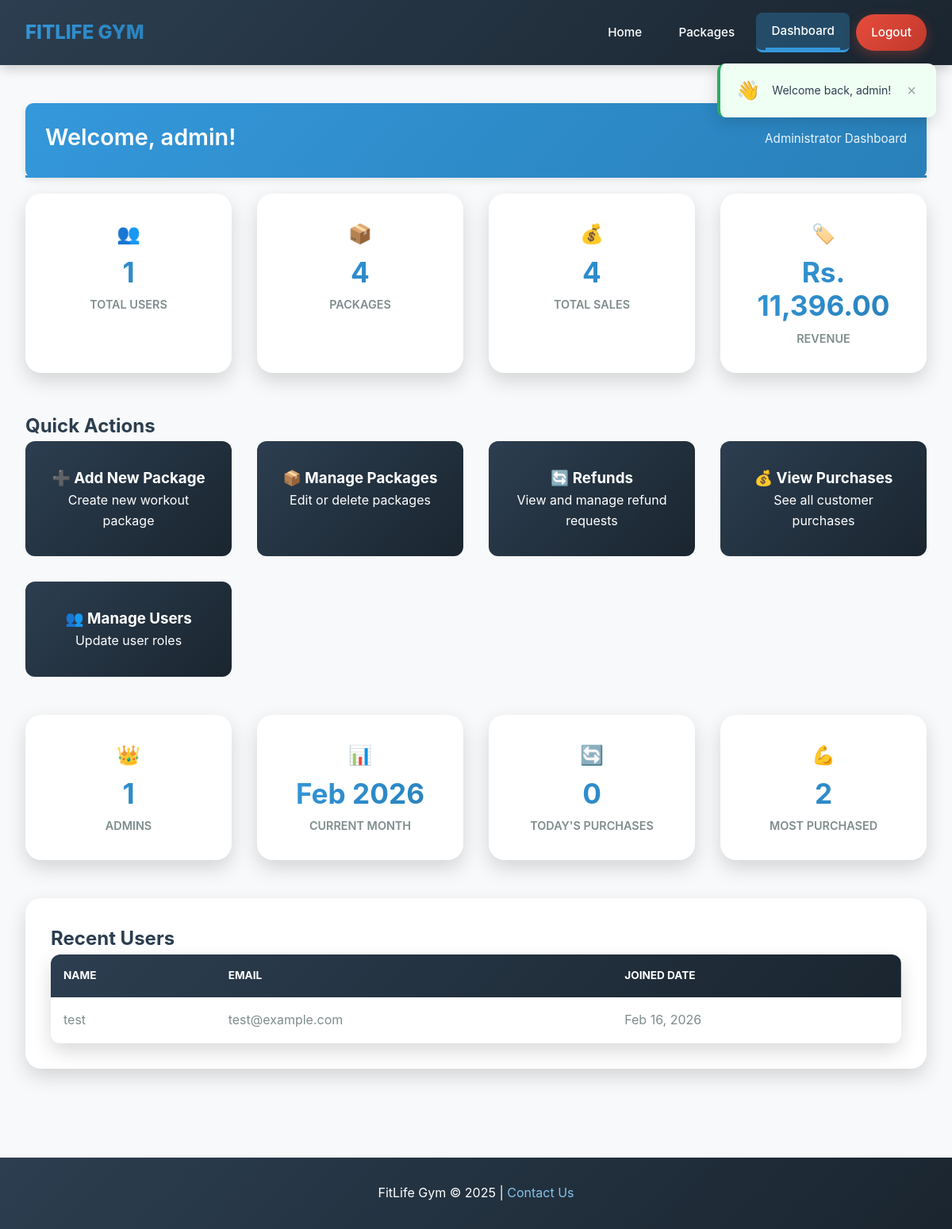
The app's page /admin/dashboard.php (signed in) with its own data.
### tables this page shows
CREATE TABLE `users` (
  `id` int(11) NOT NULL,
  `full_name` varchar(100) NOT NULL,
  `email` varchar(100) NOT NULL,
  `phone` varchar(15) DEFAULT NULL,
  `password` varchar(255) NOT NULL,
  `created_at` timestamp NOT NULL DEFAULT current_timestamp(),
  `role` enum('user','admin') DEFAULT 'user'
);

### admin/dashboard.php (the view, shortened to what this page needs)
<?php
require_once '../includes/database.php';
try {
    $stmt = $pdo->query("SELECT COUNT(*) as total_users FROM users WHERE role = 'user'");
    $total_users = $stmt->fetch()['total_users'];
    $stmt = $pdo->query("SELECT COUNT(*) as total_packages FROM packages");
    $total_packages = $stmt->fetch()['total_packages'];
    $stmt = $pdo->query("SELECT COUNT(*) as total_purchases FROM purchases");
    $total_purchases = $stmt->fetch()['total_purchases'];
    $stmt = $pdo->query("SELECT SUM(amount) as total_revenue FROM purchases");
    $total_revenue = $stmt->fetch()['total_revenue'] ?? 0;
    $stmt = $pdo->query("SELECT full_name, email, created_at FROM users WHERE role = 'user' ORDER BY created_at DESC LIMIT 5");
    $recent_users = $stmt->fetchAll();
    $admin_stmt = $pdo->query("SELECT COUNT(*) as admin_count FROM users WHERE role = 'admin'");
    $admin_count = $admin_stmt->fetch()['admin_count'];
} catch (PDOException $e) {
    $error = "Database error: " . $e->getMessage();
    error_log("Admin dashboard error: " . $e->getMessage());
}
?>
<!DOCTYPE html>
<html>
<head>
    <link rel="stylesheet" href="../css/style.css">
</head>
<body>
    <?php
    include '../includes/navigation.php';
    ?>
    <div class="admin-dashboard">
        <div class="dashboard-header">
            <h1>Welcome, <?php echo htmlspecialchars($_SESSION['user_name'] ?? 'Admin', ENT_QUOTES, 'UTF-8'); ?>!</h1>
            <p>Administrator Dashboard</p>
        </div>
        <div class="stats-grid">
            <div class="stat-card">
                <div class="stat-icon">👥</div>
                <div class="stat-number"><?php echo $total_users ?? 0; ?></div>
                <div class="stat-label">Total Users</div>
            </div>
            <div class="stat-card">
                <div class="stat-icon">📦</div>
                <div class="stat-number"><?php echo $total_packages ?? 0; ?></div>
                <div class="stat-label">Packages</div>
            </div>
            <div class="stat-card">
                <div class="stat-icon">💰</div>
                <div class="stat-number"><?php echo $total_purchases ?? 0; ?></div>
                <div class="stat-label">Total Sales</div>
            </div>
            <div class="stat-card">
                <div class="stat-icon">🏷️</div>
                <div class="stat-number">Rs. <?php echo number_format($total_revenue ?? 0, 2); ?></div>
                <div class="stat-label">Revenue</div>
            </div>
        </div>
        <h2>Quick Actions</h2>
        <div class="action-grid">
            <a href="add-package.php" class="action-card">
                <h3>➕ Add New Package</h3>
                <p>Create new workout package</p>
            </a>
            <a href="manage-packages.php" class="action-card">
                <h3>📦 Manage Packages</h3>
                <p>Edit or delete packages</p>
            </a>
            <a href="refund-requests.php" class="action-card">
                <h3>🔄 Refunds</h3>
                <p>View and manage refund requests</p>
            </a>
            <a href="view-purchases.php" class="action-card">
                <h3>💰 View Purchases</h3>
                <p>See all customer purchases</p>
            </a>
            <a href="manage-users.php" class="action-card">
                <h3>👥 Manage Users</h3>
                <p>Update user roles</p>
            </a>
        </div>
        <div class="stats-grid" style="margin-top: 20px;">
            <div class="stat-card">
                <div class="stat-icon">👑</div>
                <div class="stat-number"><?php echo $admin_count ?? 1; ?></div>
                <div class="stat-label">Admins</div>
            </div>
            <div class="stat-card">
                <div class="stat-icon">📊</div>
                <div class="stat-number"><?php echo date('M Y'); ?></div>
                <div class="stat-label">Current Month</div>
            </div>
            <div class="stat-card">
                <div class="stat-icon">🔄</div>
                <div class="stat-number">
                    <?php
                    $today_stmt = $pdo->query("SELECT COUNT(*) as today_count FROM purchases WHERE DATE(purchase_date) = CURDATE()");
                    echo $today_stmt->fetch()['today_count'] ?? 0;
                    ?>
                </div>
                <div class="stat-label">Today's Purchases</div>
            </div>
            <div class="stat-card">
                <div class="stat-icon">💪</div>
                <div class="stat-number">
                    <?php
                    $popular_stmt = $pdo->query("
                        SELECT package_id, COUNT(*) as count
                        FROM purchases
                        GROUP BY package_id
                        ORDER BY count DESC
                        LIMIT 1
                    ");
                    $popular = $popular_stmt->fetch();
                    echo $popular ? $popular['count'] : 0;
                    ?>
                </div>
                <div class="stat-label">Most Purchased</div>
            </div>
        </div>
        <div class="recent-section">
            <h2>Recent Users</h2>
            <?php if (!empty($recent_users)): ?>
                <table class="data-table">
                    <thead>
                        <tr>
                            <th>Name</th>
                            <th>Email</th>
                            <th>Joined Date</th>
                        </tr>
                    </thead>
                    <tbody>
                        <?php foreach ($recent_users as $user): ?>
                            <tr>
                                <td><?php echo htmlspecialchars($user['full_name'], ENT_QUOTES, 'UTF-8'); ?></td>
                                <td><?php echo htmlspecialchars($user['email'], ENT_QUOTES, 'UTF-8'); ?></td>
                                <td><?php echo date('M d, Y', strtotime($user['created_at'])); ?></td>
                            </tr>
                        <?php endforeach; ?>
                    </tbody>
                </table>
            <?php else: ?>
                <p>No users registered yet.</p>
            <?php endif; ?>
        </div>
    </div>
    <footer>
        <p>FitLife Gym &copy; 2025 | <a href="../public/about.php#contact">Contact Us</a></p>
    </footer>
</body>
</html>

### records on screen
users: full_name "test", email "test@example.com", created_at "Feb 16, 2026"

### other values on screen
$login_message "Welcome back, admin!"
$_SESSION['user_name'] "admin"
$total_users "1"
$total_packages "4"
$total_purchases "4"
$total_revenue "11,396.00"
$admin_count "1"
$today_stmt->fetch()['today_count'] "0"
$popular['count'] "2"
